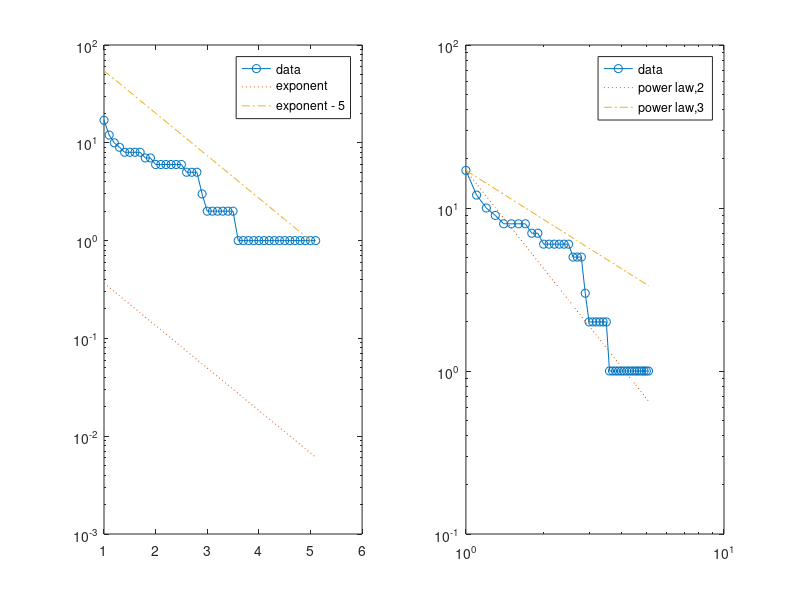

The MATLAB script that drew this image: (Note: this script raises an error after producing the figure.)
%% VALIDATING THE KANGAROO DATASET (Prestige-based Attachment Model)
% Bijan Ranjbar-Sahraei
%
% <<kangaroo.jpg>>
%
% frequencies of observed physical proximities among a collection of 17 
% free-ranging grey kangaroos. 
% Observations were made in the Nadgee Nature Reserve in New South Wales. 
%
% Source: <http://moreno.ss.uci.edu/data.html#kangaroo>

%% Importing Data
clear all
load kangaroo_data.mat

%% Preprocessing 
% Preprocessing the data to make it lower triangular and normalized.
n = size(data,1);
data_tril = tril(data,-1);

%% 
% Whenever an agent doesn't have any decendent, we give it a self loop.
for i = 1 : n
    if sum(data_tril(i,:)) == 0
        data_tril(i,i) = 1;
    end
end
data_normalized = data_tril ./ (sum(data_tril,2) * ones(1,n)) ;


%% 
% Extracting the network hierarchy
H = data_normalized > 0;
W_tril = tril(data_normalized,-1);
W = W_tril + W_tril';
for i = 1 : n
    if sum(W_tril(i,:)) == 0
        W(i,i) = 1;
    end
end

%% Degree Distribution
% Here we compare the degree distribution with exponential and power law
% distributions.

ccdf_x = 1:.1:max(sum(W,2));  % the partitions of the x-axis
df_hist = hist(sum(W,2),ccdf_x);
ccdf_hist = cumsum(df_hist(end:-1:1));
ccdf_hist = ccdf_hist(end:-1:1);  % computing the cummulative degree distribution
subplot(121)
semilogy(ccdf_x, ccdf_hist,'-o')
hold on
semilogy(ccdf_x, exp(-ccdf_x),':')  % approximation of power law
semilogy(ccdf_x, exp(5-ccdf_x),'-.')  % approximation of power law
legend('data','exponent','exponent - 5')


subplot(122)
loglog(ccdf_x, ccdf_hist,'-o')
hold on
loglog(ccdf_x, n * ccdf_x.^(-2),':')  % approximation of power law
loglog(ccdf_x, n * ccdf_x.^(-1),'-.')  % approximation of power law
legend('data','power law,2','power law,3')



%% Strength Distribution Predictions
% Using the hierarchy network, we generate the PA model and compare the
% predicted strength distributions and real distribution.
Wg = genericModel(H,'PA');

ccdf_x_g = 1:.1:max(sum(Wg,2));  % the partitions of the x-axis
df_hist_g = hist(sum(Wg,2),ccdf_x_g);
ccdf_hist_g = cumsum(df_hist_g(end:-1:1));
ccdf_hist_g = ccdf_hist_g(end:-1:1);  % computing the cummulative degree distribution


figure('OuterPosition', [400 400 250 250])

loglog(ccdf_x,ccdf_hist,'o')
hold on
loglog(ccdf_x_g,ccdf_hist_g,'*')
legend('Real-World Data','PBA predictions')

xlabel('node strength')
ylabel('frequency')

set(gcf,'PaperPositionMode','auto'); print('figs/kangaroo_distribution','-depsc','-tiff')


%% Edge Comparison
% In the previous section we showed the predictions of strength
% distributions. In this section, we compare the single weights with each
% other.

edges = tril(W,-1);
edgesG = tril(Wg,-1);



figure('OuterPosition', [400 400 250 250])

plot(edges(:),edgesG(:),'o'); lsline
xlabel('edge weights')
ylabel('estimate edge weights')

set(gcf,'PaperPositionMode','auto'); print('figs/kangaroo_regression','-depsc','-tiff')